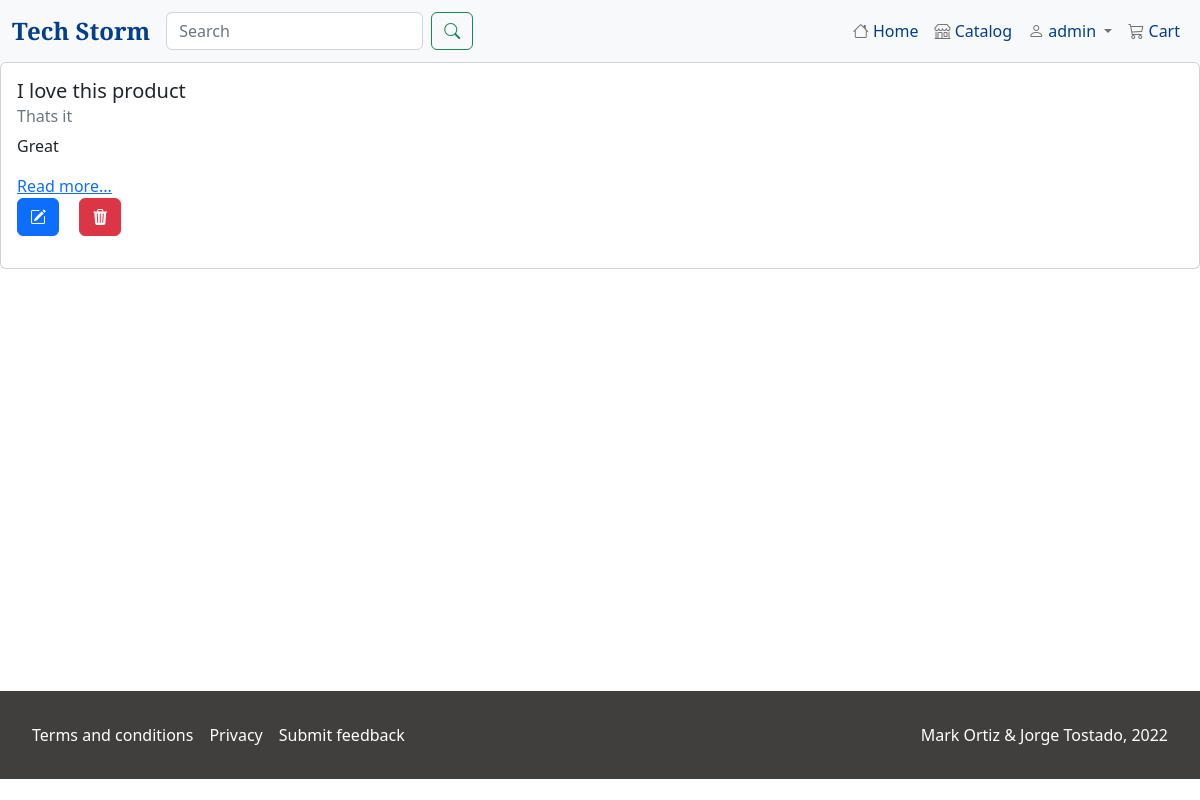
Screenshot of /review/list/ (signed in) with the database file from the repository.
### user/models.py (models this page shows, shortened)
class User(AbstractUser):
    class Role(models.TextChoices):
        MANAGER = 'MANAGER', 'Manager'
        CUSTOMER = 'CUSTOMER', 'Customer'
    base_role = Role.MANAGER
    role = models.CharField(max_length=50, choices=Role.choices)
    email = models.EmailField(max_length=254)
    staff_status = True
    REQUIRED_FIELDS = ['role', 'email']

### reviews/models.py (models this page shows, shortened)
class Review(models.Model):
    SCORE_CHOICES = (
        (1, '1'),
        (2, '2'),
        (3, '3'),
        (4, '4'),
        (5, '5')
    )
    title = models.CharField(max_length=256)
    subtitle = models.CharField(max_length=256)
    author = models.ForeignKey(
        get_user_model(),
        on_delete=models.CASCADE
    )
    score = models.IntegerField(choices=SCORE_CHOICES, default=1)
    body = models.TextField()
    created_on = models.DateTimeField(auto_now_add=True)
    product = models.ForeignKey(
        Product,
        on_delete=models.CASCADE,
        blank=True,
        null=True
    )

### reviews/views.py (the view)
# urls.py: path('list/', PostPublishedView.as_view(), name='list_review'),
class PostPublishedView(LoginRequiredMixin, ListView):
    template_name = 'review/list.html'
    model = Review
    def  get_context_data(self, **kwargs):
        context = super().get_context_data(**kwargs)
        context['review_list'] = Review.objects.filter(
                                    author=self.request.user
                                    ).order_by(
                                        'created_on').reverse()
        return context

### templates/review/list.html (shortened to what this page needs)
{% extends 'base.html' %}
{% block content %}
{% for review in review_list %}
<div class="card">
    <div class="card-body">
      <h5 class="card-title">{{ review.title }}</h5>
      <h6 class="card-subtitle mb-2 text-muted">{{ review.subtitle }}</h6>
      <p class="card-text">{{ review.body | truncatechars:500 }}</p>
      <a href="{% url 'detail' review.id %}" class="card-link">Read more...</a>
      {% if user == review.author %}
        <p class ="author-options">
            <a href="{% url 'edit' review.id %}" class="card-link"><i class="btn btn-primary bi bi-pencil-square"></i></a>
            <a href="{% url 'delete' review.id %}" class="card-link"><i class="btn btn-danger bi bi-trash3-fill"></i></a>
        </p>
      {% endif %}
    </div>
  </div>
{% endfor %}
{% endblock content %}

### templates/base.html (shortened to what this page needs)
{% load static %}
<!DOCTYPE html>
<html lang="en">
<head>
    <link href="https://cdn.jsdelivr.net/npm/bootstrap@5.2.2/dist/css/bootstrap.min.css" rel="stylesheet">
    <link rel="stylesheet" href="https://cdn.jsdelivr.net/npm/bootstrap-icons@1.9.1/font/bootstrap-icons.css">
    <link rel="stylesheet" href="{% static 'css/style.css' %}">
    <link rel="stylesheet" href="//code.jquery.com/ui/1.12.1/themes/smoothness/jquery-ui.css">
</head>
<body>
    <div class="main-nav">
        <nav class="navbar navbar-expand-lg bg-light">
            <div class="container-fluid">
                <a class="navbar-brand" href="{% url 'index' %}">Tech Storm</a>
                <div class="collapse navbar-collapse" id="navbarSupportedContent">
                    <div class="me-auto">
                        <form class="d-flex" role="search" action="{% url 'catalog' %}" method="get">
                            <input class="form-control me-2" type="search" placeholder="Search" aria-label="Search" name="q">
                            <button class="btn btn-outline-success" type="submit"><i class="bi bi-search"></i></button>
                        </form>
                    </div>
                    <div>
                        <ul class="navbar-nav me-auto mb-2 mb-lg-0">
                            <li class="nav-item">
                                <a class="nav-link {% block home %}{% endblock home %}" href="{% url 'index' %}"><i class="bi bi-house"></i> <span>Home</span></a>
                            </li>
                            <li class="nav-item">
                                <a class="nav-link {% block catalog %}{% endblock catalog %}" href="{% url 'catalog' %}"><i class="bi bi-shop"></i> <span>Catalog</span></a>
                            </li>
                            {% if user.is_authenticated %}
                            <li class="nav-item dropdown">
                                <a class="nav-link dropdown-toggle" href="#" role="button" data-bs-toggle="dropdown" aria-expanded="false">
                                    <i class="bi bi-person"></i> <span>{{ user }}</span>
                                </a>
                            </li>
                            {% else %}
                            <li class="nav-item">
                                <a class="nav-link {% block login %}{% endblock login %}" href="{% url 'login' %}"><i class="bi bi-person"></i> <span>Log In</span></a>
                            </li>
                            {% endif %}
                            <li class="nav-item">
                                <a class="nav-link {% block cart %}{% endblock cart %}" href="{% url 'cart' %}">
                                    <i class="bi bi-cart3"></i>
                                    <span>Cart</span>
                                </a>
                            </li>
                        </ul>
                    </div>
                </div>
            </div>
        </nav>
    </div>
    <div class="content">
        {% block content %}
        {% endblock content %}
    </div>
    <div class="footer">
        <div class="footer-links">
            <a href="#" class="nav-link">Terms and conditions</a>
            <a href="#" class="nav-link">Privacy</a>
            <a href="{% url 'feedback_new' %}" class="nav-link">Submit feedback</a>
        </div>
        <div>
            <p>Mark Ortiz & Jorge Tostado, 2022</p>
        </div>
    </div>
</body>
</html>

### static/css/style.css (style rules this page uses)
body { min-height: 100vh; }
div.content { min-height: 78.6vh; }
.navbar-brand { font-family: 'Playfair Display', serif; font-size: 1.5rem; font-weight: 700; color: #023E8A; }
.nav-link span { color: #023E8A; }
div.footer { background-color: #413e3e; color: white; padding: 2em; display: flex; flex-direction: row; justify-content: space-between; }
div.footer-links { display: flex; flex-direction: row; }
div.footer-links a { margin-right: 1em }
div.footer p { text-align: center; margin: 0; }

### rows the page displays
User: username "admin"
Review: title "I love this product", subtitle "Thats it", body "Great"
